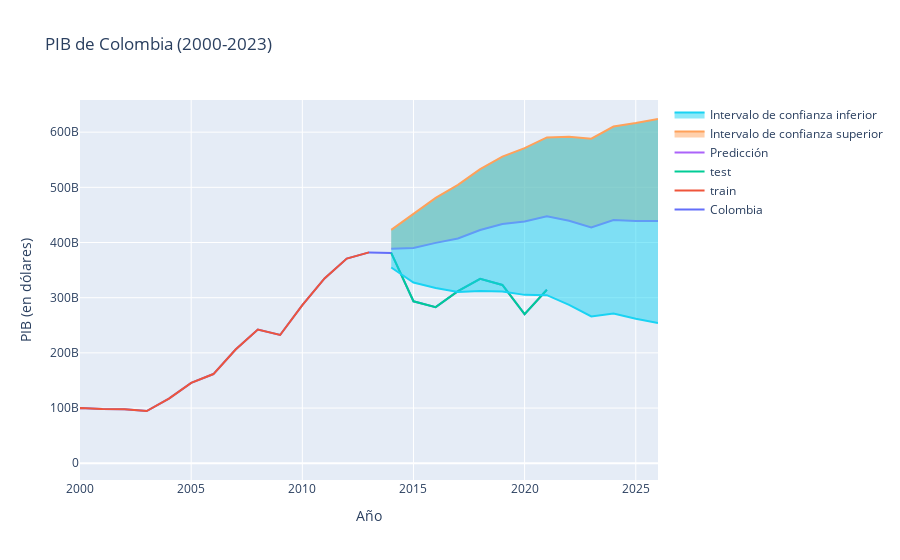

The cell this chart's notebook holds for it:
### Markdown cell above
Para observar la grafica sin ejecutar el codigo dirigase al siguiente link

[Pronostico PIB Argentina](https://github.com/juanguzman2/Proyecto1/blob/master/Imagenes/PibArgentina.png)

### Code cell
# Crear figura
fig = make_subplots(rows=1, cols=1)
# Añadir gráfico de línea para Colombia
fig.add_trace(go.Scatter(x=df_originalperiod.index, y=df_originalperiod['col'], mode='lines', name='Colombia'))
fig.add_trace(go.Scatter(x=df_train.index, y=df_train['col'], mode='lines', name='train'))
fig.add_trace(go.Scatter(x=df_test.index, y=df_test['col'], mode='lines', name='test'))
# Añadir predicciones
fcastcol = rescol.get_forecast('2026').summary_frame()
fcastcol.index = fcastcol.index.to_timestamp()
fig.add_trace(go.Scatter(x=fcastcol.index, y=fcastcol['mean'], mode='lines', name='Predicción'))
fig.add_trace(go.Scatter(x=fcastcol.index, y=fcastcol['mean_ci_upper'], mode='lines', name='Intervalo de confianza superior', fill='tonexty'))
fig.add_trace(go.Scatter(x=fcastcol.index, y=fcastcol['mean_ci_lower'], mode='lines', name='Intervalo de confianza inferior', fill='tonexty'))
# Ajustal el rango del eje x de la grafica
fig.update_xaxes(range=['2000-01-01', '2026-01-01'])
# Configurar diseño
fig.update_layout(title='PIB de Colombia (2000-2023)', xaxis_title='Año', yaxis_title='PIB (en dólares)', hovermode='x')
# Mostrar figura
fig.show();
